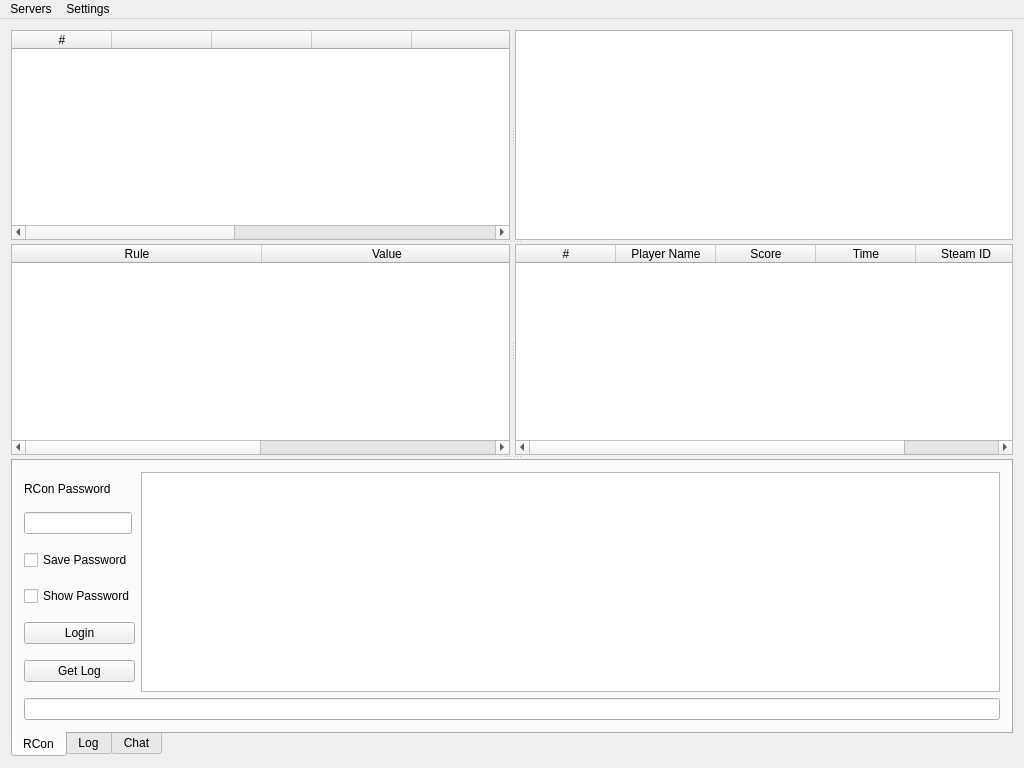
<?xml version="1.0" encoding="UTF-8"?>
<ui version="4.0">
 <class>MainWindow</class>
 <widget class="QMainWindow" name="MainWindow">
  <property name="windowModality">
   <enum>Qt::NonModal</enum>
  </property>
  <property name="geometry">
   <rect>
    <x>0</x>
    <y>0</y>
    <width>1024</width>
    <height>768</height>
   </rect>
  </property>
  <property name="minimumSize">
   <size>
    <width>1024</width>
    <height>768</height>
   </size>
  </property>
  <property name="windowTitle">
   <string>MainWindow</string>
  </property>
  <property name="toolButtonStyle">
   <enum>Qt::ToolButtonIconOnly</enum>
  </property>
  <widget class="QWidget" name="centralWidget">
   <layout class="QGridLayout" name="gridLayout_4">
    <item row="0" column="0">
     <widget class="QSplitter" name="splitter">
      <property name="orientation">
       <enum>Qt::Vertical</enum>
      </property>
      <widget class="QSplitter" name="browserSplitter">
       <property name="sizePolicy">
        <sizepolicy hsizetype="Expanding" vsizetype="Preferred">
         <horstretch>0</horstretch>
         <verstretch>0</verstretch>
        </sizepolicy>
       </property>
       <property name="frameShape">
        <enum>QFrame::NoFrame</enum>
       </property>
       <property name="frameShadow">
        <enum>QFrame::Plain</enum>
       </property>
       <property name="orientation">
        <enum>Qt::Horizontal</enum>
       </property>
       <property name="handleWidth">
        <number>5</number>
       </property>
       <widget class="QTableWidget" name="browserTable">
        <property name="enabled">
         <bool>true</bool>
        </property>
        <property name="contextMenuPolicy">
         <enum>Qt::CustomContextMenu</enum>
        </property>
        <property name="layoutDirection">
         <enum>Qt::LeftToRight</enum>
        </property>
        <property name="frameShape">
         <enum>QFrame::StyledPanel</enum>
        </property>
        <property name="frameShadow">
         <enum>QFrame::Sunken</enum>
        </property>
        <property name="editTriggers">
         <set>QAbstractItemView::NoEditTriggers</set>
        </property>
        <property name="showDropIndicator" stdset="0">
         <bool>false</bool>
        </property>
        <property name="dragEnabled">
         <bool>false</bool>
        </property>
        <property name="dragDropOverwriteMode">
         <bool>false</bool>
        </property>
        <property name="dragDropMode">
         <enum>QAbstractItemView::NoDragDrop</enum>
        </property>
        <property name="defaultDropAction">
         <enum>Qt::IgnoreAction</enum>
        </property>
        <property name="alternatingRowColors">
         <bool>false</bool>
        </property>
        <property name="selectionMode">
         <enum>QAbstractItemView::SingleSelection</enum>
        </property>
        <property name="selectionBehavior">
         <enum>QAbstractItemView::SelectRows</enum>
        </property>
        <property name="iconSize">
         <size>
          <width>0</width>
          <height>0</height>
         </size>
        </property>
        <property name="showGrid">
         <bool>false</bool>
        </property>
        <property name="sortingEnabled">
         <bool>true</bool>
        </property>
        <property name="wordWrap">
         <bool>false</bool>
        </property>
        <property name="columnCount">
         <number>9</number>
        </property>
        <attribute name="horizontalHeaderHighlightSections">
         <bool>false</bool>
        </attribute>
        <attribute name="horizontalHeaderStretchLastSection">
         <bool>false</bool>
        </attribute>
        <attribute name="verticalHeaderVisible">
         <bool>false</bool>
        </attribute>
        <attribute name="verticalHeaderDefaultSectionSize">
         <number>20</number>
        </attribute>
        <attribute name="verticalHeaderHighlightSections">
         <bool>false</bool>
        </attribute>
        <attribute name="verticalHeaderMinimumSectionSize">
         <number>20</number>
        </attribute>
        <column>
         <property name="text">
          <string>#</string>
         </property>
        </column>
        <column>
         <property name="text">
          <string/>
         </property>
        </column>
        <column>
         <property name="text">
          <string/>
         </property>
        </column>
        <column>
         <property name="text">
          <string/>
         </property>
        </column>
        <column>
         <property name="text">
          <string/>
         </property>
        </column>
        <column>
         <property name="text">
          <string>Server</string>
         </property>
        </column>
        <column>
         <property name="text">
          <string>Map</string>
         </property>
        </column>
        <column>
         <property name="text">
          <string>Players</string>
         </property>
        </column>
        <column>
         <property name="text">
          <string>Ping</string>
         </property>
        </column>
       </widget>
       <widget class="QTableWidget" name="infoTable">
        <property name="enabled">
         <bool>true</bool>
        </property>
        <property name="sizePolicy">
         <sizepolicy hsizetype="Expanding" vsizetype="Expanding">
          <horstretch>0</horstretch>
          <verstretch>0</verstretch>
         </sizepolicy>
        </property>
        <property name="focusPolicy">
         <enum>Qt::StrongFocus</enum>
        </property>
        <property name="layoutDirection">
         <enum>Qt::LeftToRight</enum>
        </property>
        <property name="editTriggers">
         <set>QAbstractItemView::NoEditTriggers</set>
        </property>
        <property name="showDropIndicator" stdset="0">
         <bool>false</bool>
        </property>
        <property name="dragDropOverwriteMode">
         <bool>false</bool>
        </property>
        <property name="alternatingRowColors">
         <bool>true</bool>
        </property>
        <property name="selectionMode">
         <enum>QAbstractItemView::ContiguousSelection</enum>
        </property>
        <property name="selectionBehavior">
         <enum>QAbstractItemView::SelectRows</enum>
        </property>
        <property name="showGrid">
         <bool>false</bool>
        </property>
        <attribute name="horizontalHeaderVisible">
         <bool>false</bool>
        </attribute>
        <attribute name="horizontalHeaderShowSortIndicator" stdset="0">
         <bool>false</bool>
        </attribute>
        <attribute name="horizontalHeaderStretchLastSection">
         <bool>true</bool>
        </attribute>
        <attribute name="verticalHeaderVisible">
         <bool>false</bool>
        </attribute>
        <attribute name="verticalHeaderDefaultSectionSize">
         <number>25</number>
        </attribute>
        <column>
         <property name="text">
          <string>New Column</string>
         </property>
        </column>
        <column>
         <property name="text">
          <string>Value</string>
         </property>
        </column>
       </widget>
      </widget>
      <widget class="QSplitter" name="rulesSplitter">
       <property name="baseSize">
        <size>
         <width>0</width>
         <height>250</height>
        </size>
       </property>
       <property name="orientation">
        <enum>Qt::Horizontal</enum>
       </property>
       <property name="handleWidth">
        <number>5</number>
       </property>
       <widget class="QTableWidget" name="rulesTable">
        <property name="editTriggers">
         <set>QAbstractItemView::NoEditTriggers</set>
        </property>
        <property name="showDropIndicator" stdset="0">
         <bool>false</bool>
        </property>
        <property name="dragDropOverwriteMode">
         <bool>false</bool>
        </property>
        <property name="selectionMode">
         <enum>QAbstractItemView::ContiguousSelection</enum>
        </property>
        <property name="selectionBehavior">
         <enum>QAbstractItemView::SelectRows</enum>
        </property>
        <property name="showGrid">
         <bool>false</bool>
        </property>
        <property name="sortingEnabled">
         <bool>true</bool>
        </property>
        <property name="wordWrap">
         <bool>false</bool>
        </property>
        <attribute name="horizontalHeaderDefaultSectionSize">
         <number>250</number>
        </attribute>
        <attribute name="horizontalHeaderHighlightSections">
         <bool>false</bool>
        </attribute>
        <attribute name="verticalHeaderVisible">
         <bool>false</bool>
        </attribute>
        <attribute name="verticalHeaderDefaultSectionSize">
         <number>20</number>
        </attribute>
        <attribute name="verticalHeaderHighlightSections">
         <bool>false</bool>
        </attribute>
        <attribute name="verticalHeaderMinimumSectionSize">
         <number>20</number>
        </attribute>
        <column>
         <property name="text">
          <string>Rule</string>
         </property>
        </column>
        <column>
         <property name="text">
          <string>Value</string>
         </property>
        </column>
       </widget>
       <widget class="QTableWidget" name="playerTable">
        <property name="minimumSize">
         <size>
          <width>100</width>
          <height>100</height>
         </size>
        </property>
        <property name="baseSize">
         <size>
          <width>0</width>
          <height>0</height>
         </size>
        </property>
        <property name="contextMenuPolicy">
         <enum>Qt::CustomContextMenu</enum>
        </property>
        <property name="editTriggers">
         <set>QAbstractItemView::NoEditTriggers</set>
        </property>
        <property name="showDropIndicator" stdset="0">
         <bool>false</bool>
        </property>
        <property name="dragDropOverwriteMode">
         <bool>false</bool>
        </property>
        <property name="alternatingRowColors">
         <bool>false</bool>
        </property>
        <property name="selectionMode">
         <enum>QAbstractItemView::ContiguousSelection</enum>
        </property>
        <property name="selectionBehavior">
         <enum>QAbstractItemView::SelectRows</enum>
        </property>
        <property name="showGrid">
         <bool>false</bool>
        </property>
        <property name="sortingEnabled">
         <bool>true</bool>
        </property>
        <property name="wordWrap">
         <bool>false</bool>
        </property>
        <property name="columnCount">
         <number>5</number>
        </property>
        <attribute name="horizontalHeaderHighlightSections">
         <bool>false</bool>
        </attribute>
        <attribute name="horizontalHeaderStretchLastSection">
         <bool>false</bool>
        </attribute>
        <attribute name="verticalHeaderVisible">
         <bool>false</bool>
        </attribute>
        <attribute name="verticalHeaderDefaultSectionSize">
         <number>20</number>
        </attribute>
        <attribute name="verticalHeaderHighlightSections">
         <bool>false</bool>
        </attribute>
        <attribute name="verticalHeaderMinimumSectionSize">
         <number>20</number>
        </attribute>
        <column>
         <property name="text">
          <string>#</string>
         </property>
        </column>
        <column>
         <property name="text">
          <string>Player Name</string>
         </property>
        </column>
        <column>
         <property name="text">
          <string>Score</string>
         </property>
        </column>
        <column>
         <property name="text">
          <string>Time</string>
         </property>
        </column>
        <column>
         <property name="text">
          <string>Steam ID</string>
         </property>
        </column>
       </widget>
      </widget>
      <widget class="QTabWidget" name="tabWidget">
       <property name="enabled">
        <bool>true</bool>
       </property>
       <property name="tabPosition">
        <enum>QTabWidget::South</enum>
       </property>
       <property name="currentIndex">
        <number>0</number>
       </property>
       <widget class="QWidget" name="rconTab">
        <property name="enabled">
         <bool>true</bool>
        </property>
        <attribute name="title">
         <string>RCon</string>
        </attribute>
        <layout class="QGridLayout" name="gridLayout_2">
         <item row="0" column="0">
          <layout class="QVBoxLayout" name="rconLayout">
           <item>
            <layout class="QHBoxLayout" name="rconTopLayout">
             <item>
              <layout class="QVBoxLayout" name="rconLeft">
               <item>
                <widget class="QLabel" name="rconLabel">
                 <property name="enabled">
                  <bool>true</bool>
                 </property>
                 <property name="sizePolicy">
                  <sizepolicy hsizetype="Fixed" vsizetype="Fixed">
                   <horstretch>0</horstretch>
                   <verstretch>0</verstretch>
                  </sizepolicy>
                 </property>
                 <property name="baseSize">
                  <size>
                   <width>300</width>
                   <height>20</height>
                  </size>
                 </property>
                 <property name="text">
                  <string>RCon Password</string>
                 </property>
                </widget>
               </item>
               <item>
                <widget class="QLineEdit" name="rconPassword">
                 <property name="enabled">
                  <bool>true</bool>
                 </property>
                 <property name="sizePolicy">
                  <sizepolicy hsizetype="Fixed" vsizetype="Fixed">
                   <horstretch>0</horstretch>
                   <verstretch>0</verstretch>
                  </sizepolicy>
                 </property>
                 <property name="baseSize">
                  <size>
                   <width>300</width>
                   <height>20</height>
                  </size>
                 </property>
                 <property name="echoMode">
                  <enum>QLineEdit::Password</enum>
                 </property>
                </widget>
               </item>
               <item>
                <widget class="QCheckBox" name="rconSave">
                 <property name="enabled">
                  <bool>true</bool>
                 </property>
                 <property name="sizePolicy">
                  <sizepolicy hsizetype="Fixed" vsizetype="Fixed">
                   <horstretch>0</horstretch>
                   <verstretch>0</verstretch>
                  </sizepolicy>
                 </property>
                 <property name="text">
                  <string>Save Password</string>
                 </property>
                </widget>
               </item>
               <item>
                <widget class="QCheckBox" name="rconShow">
                 <property name="text">
                  <string>Show Password</string>
                 </property>
                </widget>
               </item>
               <item>
                <widget class="QPushButton" name="rconLogin">
                 <property name="enabled">
                  <bool>true</bool>
                 </property>
                 <property name="text">
                  <string>Login</string>
                 </property>
                </widget>
               </item>
               <item>
                <widget class="QPushButton" name="logGetLog">
                 <property name="text">
                  <string>Get Log</string>
                 </property>
                </widget>
               </item>
              </layout>
             </item>
             <item>
              <widget class="QPlainTextEdit" name="commandOutput">
               <property name="enabled">
                <bool>true</bool>
               </property>
               <property name="undoRedoEnabled">
                <bool>false</bool>
               </property>
               <property name="readOnly">
                <bool>true</bool>
               </property>
              </widget>
             </item>
            </layout>
           </item>
          </layout>
         </item>
         <item row="1" column="0">
          <widget class="QLineEdit" name="commandText">
           <property name="enabled">
            <bool>true</bool>
           </property>
          </widget>
         </item>
        </layout>
       </widget>
       <widget class="QWidget" name="logTab">
        <attribute name="title">
         <string>Log</string>
        </attribute>
        <layout class="QGridLayout" name="gridLayout_3">
         <item row="0" column="0">
          <widget class="QPlainTextEdit" name="logOutput">
           <property name="enabled">
            <bool>true</bool>
           </property>
           <property name="undoRedoEnabled">
            <bool>false</bool>
           </property>
           <property name="readOnly">
            <bool>true</bool>
           </property>
          </widget>
         </item>
        </layout>
       </widget>
       <widget class="QWidget" name="chatTab">
        <attribute name="title">
         <string>Chat</string>
        </attribute>
        <layout class="QGridLayout" name="gridLayout">
         <item row="1" column="0">
          <widget class="QLineEdit" name="sendChat"/>
         </item>
         <item row="0" column="0">
          <widget class="QTextEdit" name="chatOutput"/>
         </item>
        </layout>
       </widget>
      </widget>
     </widget>
    </item>
   </layout>
  </widget>
  <widget class="QMenuBar" name="menuBar">
   <property name="enabled">
    <bool>true</bool>
   </property>
   <property name="geometry">
    <rect>
     <x>0</x>
     <y>0</y>
     <width>1024</width>
     <height>21</height>
    </rect>
   </property>
   <property name="defaultUp">
    <bool>false</bool>
   </property>
   <property name="nativeMenuBar">
    <bool>true</bool>
   </property>
   <widget class="QMenu" name="menuFile">
    <property name="enabled">
     <bool>true</bool>
    </property>
    <property name="title">
     <string>Servers</string>
    </property>
    <addaction name="actionAdd_Server"/>
   </widget>
   <widget class="QMenu" name="menuSettings">
    <property name="title">
     <string>Settings</string>
    </property>
    <addaction name="actionDark_Theme"/>
    <addaction name="actionSet_Log_Port"/>
    <addaction name="actionFreqUpdate"/>
    <addaction name="actionAbout"/>
   </widget>
   <addaction name="menuFile"/>
   <addaction name="menuSettings"/>
  </widget>
  <action name="actionAdd_Server">
   <property name="checkable">
    <bool>false</bool>
   </property>
   <property name="text">
    <string>Add Server</string>
   </property>
  </action>
  <action name="actionDark_Theme">
   <property name="checkable">
    <bool>true</bool>
   </property>
   <property name="text">
    <string>Dark Theme</string>
   </property>
   <property name="iconVisibleInMenu">
    <bool>true</bool>
   </property>
  </action>
  <action name="actionSet_Log_Port">
   <property name="text">
    <string>Set Log Port</string>
   </property>
  </action>
  <action name="actionAbout">
   <property name="text">
    <string>About</string>
   </property>
  </action>
  <action name="actionFreqUpdate">
   <property name="text">
    <string>Update Frequency</string>
   </property>
  </action>
 </widget>
 <layoutdefault spacing="6" margin="11"/>
 <resources/>
 <connections/>
</ui>
